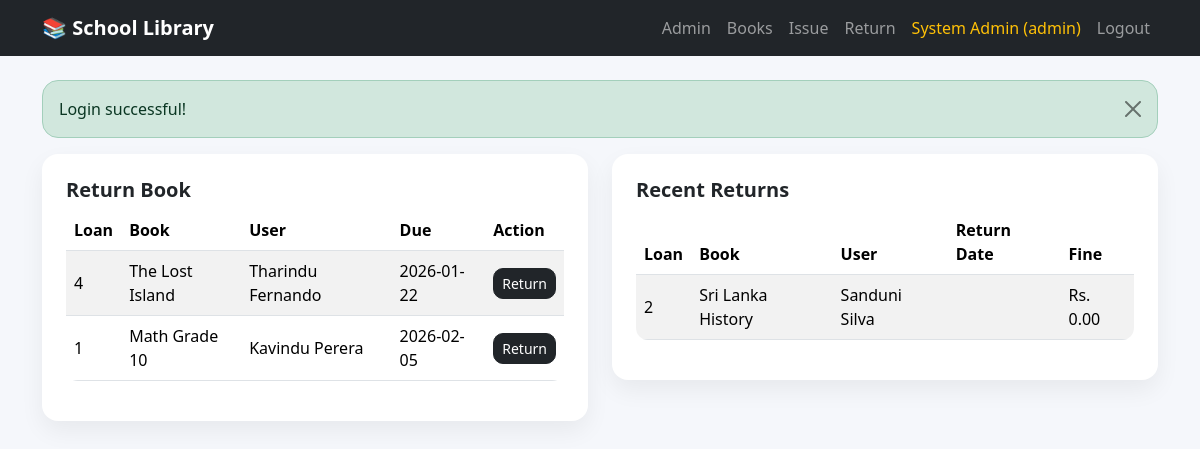
The app's page /admin/returns.php (signed in) with its own data.
### tables this page shows
CREATE TABLE `loans` (
  `id` int(11) NOT NULL,
  `book_id` int(11) NOT NULL,
  `user_id` int(11) NOT NULL,
  `issue_date` date NOT NULL,
  `due_date` date NOT NULL,
  `return_date` date DEFAULT NULL,
  `status` enum('issued','returned','overdue') NOT NULL DEFAULT 'issued',
  `fine` decimal(10,2) NOT NULL DEFAULT 0.00
);

CREATE TABLE `books` (
  `id` int(11) NOT NULL,
  `isbn` varchar(30) DEFAULT NULL,
  `title` varchar(200) NOT NULL,
  `author` varchar(150) NOT NULL,
  `image_url` varchar(255) DEFAULT NULL,
  `publisher` varchar(150) DEFAULT NULL,
  `publish_year` int(11) DEFAULT NULL,
  `shelf` varchar(30) DEFAULT NULL,
  `category_id` int(11) DEFAULT NULL,
  `copies_total` int(11) NOT NULL DEFAULT 1,
  `copies_available` int(11) NOT NULL DEFAULT 1,
  `created_at` timestamp NOT NULL DEFAULT current_timestamp(),
  `price` decimal(10,2) NOT NULL DEFAULT 0.00
);

CREATE TABLE `users` (
  `id` int(11) NOT NULL,
  `full_name` varchar(100) NOT NULL,
  `email` varchar(120) NOT NULL,
  `password_hash` varchar(255) NOT NULL,
  `role` enum('admin','user') NOT NULL DEFAULT 'user',
  `status` enum('active','blocked') NOT NULL DEFAULT 'active',
  `created_at` timestamp NOT NULL DEFAULT current_timestamp()
);

### admin/returns.php (the view, shortened to what this page needs)
<?php
require_once __DIR__ . "/../config/db.php";
require_once __DIR__ . "/../includes/functions.php";
require_once __DIR__ . "/../includes/header.php";
$issued = $conn->query("SELECT l.id, b.title, u.full_name, l.issue_date, l.due_date
                        FROM loans l
                        JOIN books b ON b.id=l.book_id
                        JOIN users u ON u.id=l.user_id
                        WHERE l.status IN('issued','overdue')
                        ORDER BY l.due_date ASC");
$history = $conn->query("SELECT l.id, b.title, u.full_name, l.return_date, l.fine
                         FROM loans l
                         JOIN books b ON b.id=l.book_id
                         JOIN users u ON u.id=l.user_id
                         WHERE l.status='returned'
                         ORDER BY l.id DESC LIMIT 20");
?>
<div class="row g-4">
  <div class="col-md-6">
    <div class="card p-4">
      <h5 class="fw-bold">Return Book</h5>
      <table class="table table-striped align-middle">
        <thead><tr><th>Loan</th><th>Book</th><th>User</th><th>Due</th><th>Action</th></tr></thead>
        <tbody>
        <?php while($r=$issued->fetch_assoc()): ?>
          <tr>
            <td><?= (int)$r['id'] ?></td>
            <td><?= e($r['title']) ?></td>
            <td><?= e($r['full_name']) ?></td>
            <td><?= e($r['due_date']) ?></td>
            <td><a class="btn btn-sm btn-dark" href="?return=<?= (int)$r['id'] ?>">Return</a></td>
          </tr>
        <?php endwhile; ?>
        </tbody>
      </table>
    </div>
  </div>
  <div class="col-md-6">
    <div class="card p-4">
      <h5 class="fw-bold">Recent Returns</h5>
      <table class="table table-striped align-middle">
        <thead><tr><th>Loan</th><th>Book</th><th>User</th><th>Return Date</th><th>Fine</th></tr></thead>
        <tbody>
        <?php while($h=$history->fetch_assoc()): ?>
          <tr>
            <td><?= (int)$h['id'] ?></td>
            <td><?= e($h['title']) ?></td>
            <td><?= e($h['full_name']) ?></td>
            <td><?= e($h['return_date']) ?></td>
            <td>Rs. <?= e($h['fine']) ?></td>
          </tr>
        <?php endwhile; ?>
        </tbody>
      </table>
    </div>
  </div>
</div>
<?php require_once __DIR__ . "/../includes/footer.php"; ?>

### assets/css/style.css (style rules this page uses)
body { background: #f5f7fb; }
.card { border: 0; border-radius: 16px; box-shadow: 0 10px 25px rgba(0,0,0,0.06); }
.table { background: #fff; border-radius: 12px; overflow: hidden; }
.btn { border-radius: 10px; }

### records on screen
loans: id "4", book.title "The Lost Island", user.full_name "Tharindu Fernando", due_date "2026-01-22"
loans: id "1", book.title "Math Grade 10", user.full_name "Kavindu Perera", due_date "2026-02-05"
loans: id "2", book.title "Sri Lanka History", user.full_name "Sanduni Silva", fine "0.00"

### other values on screen
current_user()['full_name'] "System Admin"
current_user()['role'] "admin"
$msg "Login successful!"
